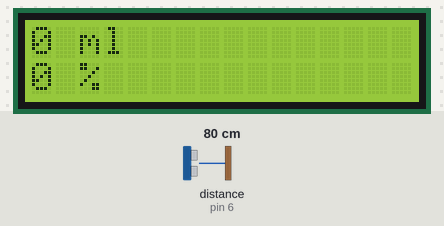
The sketch below on a simulated Arduino Uno, built with avr-gcc and run on an emulated ATmega328P. Parts: 16×2 character LCD. Wiring (inferred from the names in the program): ultrasonic range finder: trigger pin 7; echo pin 6. The test bench sets the inputs (shaded band); at power-on: distance to the obstacle (sensor on pin 6) 80 cm. The echo pulse lasts 58.3 µs per cm; what the sketch prints to the serial monitor is not drawn.

Above: at 2.2 s.
2.3 s: distance to the obstacle (sensor on pin 6) set to 2 cm
At 4.4 s:
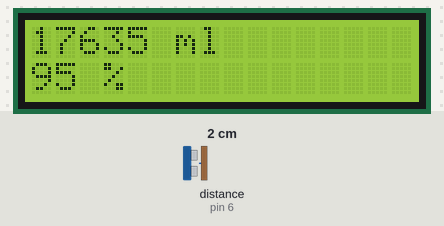
5.1 s: distance to the obstacle (sensor on pin 6) set to 120 cm
At 5.8 s:
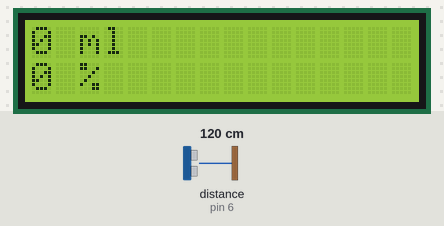
8.1 s: distance to the obstacle (sensor on pin 6) set to 35 cm
At 11.9 s:
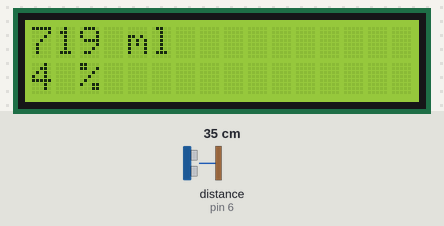
Timing chart, 0 to 13.4 s (numbered marks = the images above; inputs shaded):
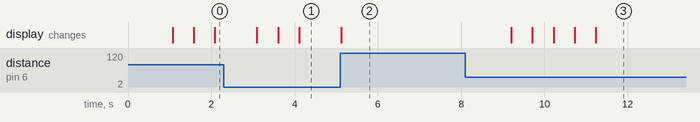

Measured:
- after the input at 2.3 s, the display: first changes after 0.80 s (image 1 shows a later state)
- after the input at 5.1 s, the display: changes at once (image 2)
- after the input at 8.1 s, the display: first changes after 1.1 s (image 3 shows a later state)

The sketch:

proyectoTinacoInteligente_copy_20251202210421.ino
```cpp
#include <LiquidCrystal.h>

// LCD pins: RS, E, D4, D5, D6, D7
LiquidCrystal lcd(12, 11, 5, 4, 3, 2);

// Ultrasonic sensor pins
const int PinTrig = 7;
const int PinEcho = 6;

// ——— CONFIGURACIÓN DEL SISTEMA ———
const float DIST_VACIO = 36.0;   // cm → recipiente vacío (0 ml)
const float DIST_LLENO = 0.0;     // cm → recipiente lleno (20000 ml)
const int CAPACIDAD_MAX = 18500;   // ml

// Filtro: promedio de 3 lecturas
const int NUM_MUESTRAS = 3;
float lecturas[NUM_MUESTRAS];
int idx = 0;
bool primeraMedia = false;

void setup() {
  Serial.begin(9600);
  pinMode(PinTrig, OUTPUT);
  pinMode(PinEcho, INPUT);
  lcd.begin(16, 2);

  // Inicializar buffer
  for (int i = 0; i < NUM_MUESTRAS; i++) {
    lecturas[i] = DIST_VACIO;
  }

  lcd.print("Iniciando...");
  delay(1000);
}

void loop() {
  // Medir distancia
  float d = medirDistancia();

  // Guardar en buffer circular
  lecturas[idx] = d;
  idx = (idx + 1) % NUM_MUESTRAS;

  // Calcular promedio
  float suma = 0;
  for (int i = 0; i < NUM_MUESTRAS; i++) suma += lecturas[i];
  float media = suma / NUM_MUESTRAS;

  if (idx == 0) primeraMedia = true;

  if (primeraMedia) {
    // Limitar al rango válido
    if (media > DIST_VACIO) media = DIST_VACIO;
    if (media < DIST_LLENO) media = DIST_LLENO;

    // Calcular volumen y porcentaje
    float rango = DIST_VACIO - DIST_LLENO; // 300 cm
    float ml = CAPACIDAD_MAX * (DIST_VACIO - media) / rango;
    int porcentaje = (int)(ml / CAPACIDAD_MAX * 100 + 0.5); // redondeo

    // Mostrar en LCD
    lcd.clear();
    lcd.setCursor(0, 0);
    lcd.print((int)ml); lcd.print(" ml");

    lcd.setCursor(0, 1);
    lcd.print(porcentaje); lcd.print(" %");

    // Depuración
    Serial.print("Dist: "); Serial.print(media, 1);
    Serial.print(" cm | ");
    Serial.print((int)ml); Serial.println(" ml");
  } else {
    lcd.setCursor(0, 0);
    lcd.print("Calibrando ");
    lcd.print(idx + 1);
  }

  delay(500);
}

// ——— FUNCION DE MEDICION ———
float medirDistancia() {
  digitalWrite(PinTrig, LOW);
  delayMicroseconds(2);
  digitalWrite(PinTrig, HIGH);
  delayMicroseconds(10);
  digitalWrite(PinTrig, LOW);

  unsigned long duracion = pulseIn(PinEcho, HIGH, 50000); // timeout 50 ms (~8.5 m max)

  if (duracion == 0) {
    return DIST_VACIO + 10.0; // forzar "vacío" si no hay eco
  }

  float distancia = duracion * 0.034 / 2.0; // cm

  // Validar rango físico
  if (distancia < 0 || distancia > 500) {
    return DIST_VACIO + 10.0;
  }

  return distancia;
}
```
